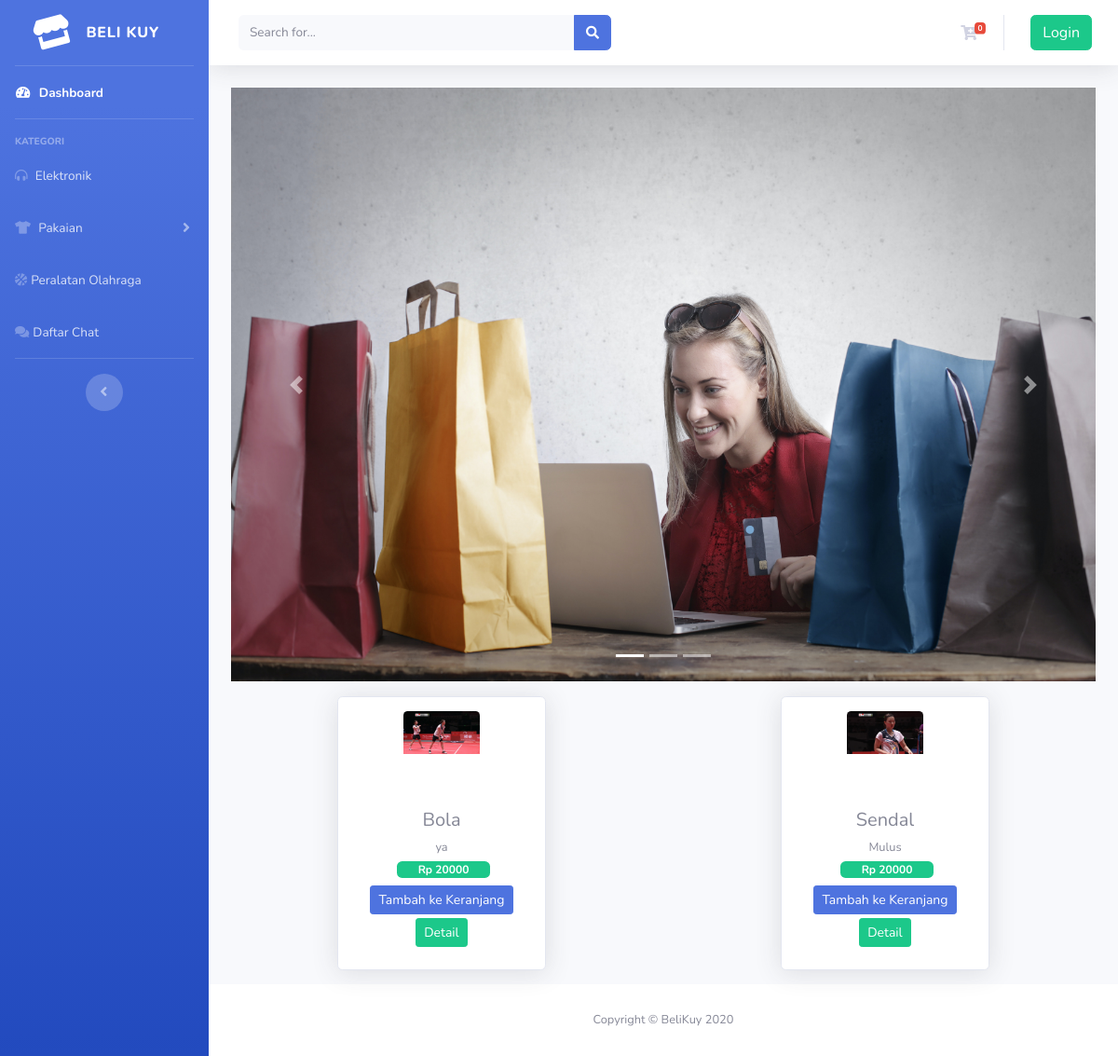
The page / on the database its author committed.
### tables this page shows
CREATE TABLE `tb_barang` (
  `id_brg` int(10) NOT NULL,
  `nama_brg` varchar(50) NOT NULL,
  `keterangan` varchar(50) NOT NULL,
  `kategori` text NOT NULL,
  `harga` int(9) NOT NULL,
  `stok` int(3) NOT NULL,
  `gambar_brg` text NOT NULL,
  `admin` int(255) NOT NULL
);

### application/controllers/Welcome.php (called while the page is built, shortened)
<?php
class Welcome extends CI_Controller {
	public function index()
	{
		$data['barang'] = $this->model_barang->tampil_data()->result();
		$this->load->view('templates/header');
		$this->load->view('templates/sidebar');
		$this->load->view('dashboard', $data);
		$this->load->view('templates/footer');
	}
}

### index.php (called while the page is built, shortened)
<?php
require_once BASEPATH.'core/CodeIgniter.php';

### application/models/Model_barang.php (called while the page is built, shortened)
<?php
    class Model_barang extends CI_Model
    {
        public function tampil_data()
        {
            $this->db->select("*");
            $this->db->from("tb_barang");
            $this->db->order_by("id_brg", "desc");
            $query = $this->db->get();
            return $query;
        }
    }
?>

### application/views/dashboard.php (the view, shortened to what this page needs)
    <div class="container-fluid">
        <div id="carouselExampleIndicators" class="carousel slide mb-3" data-ride="carousel">
            <ol class="carousel-indicators">
                <li data-target="#carouselExampleIndicators" data-slide-to="0" class="active"></li>
                <li data-target="#carouselExampleIndicators" data-slide-to="1"></li>
                <li data-target="#carouselExampleIndicators" data-slide-to="2"></li>
            </ol>
            <div class="carousel-inner">
                <div class="carousel-item active">
                <img src="./assets/img/slide1.jpg" class="d-block w-100" alt="...">
                </div>
            </div>
            <a class="carousel-control-prev" href="#carouselExampleIndicators" role="button" data-slide="prev">
                <span class="carousel-control-prev-icon" aria-hidden="true"></span>
            </a>
            <a class="carousel-control-next" href="#carouselExampleIndicators" role="button" data-slide="next">
                <span class="carousel-control-next-icon" aria-hidden="true"></span>
            </a>
        </div>
        <div class="row text-center card-jarak">
            <?php foreach ($barang as $brg) : ?>
            <div class="card shadow ml-3 mr-2 d-flex justify-content-center align-items-center  m-auto" style="width: 14rem;">
                <div class="wrapper-img"><img src=" <?php echo base_url().'/uploads/'.$brg->gambar_brg ?> " class="card-img-top" alt="..."></div>
                <div class="card-body card-tengah">
                    <h5 class="card-title mb-1"> <?php echo $brg->nama_brg ?> </h5>
                    <small> <?php echo $brg->keterangan ?> </small>
                    <br>
                    <span class="badge badge-success mb-2"> Rp <?php echo $brg->harga ?></span>
                    <?php echo anchor('dashboard/tambah_kk/'.$brg->id_brg, ' <div class="btn btn-sm btn-primary mb-1 btn-keranjang">Tambah ke Keranjang</div>')?>
                    <?php echo anchor('dashboard/detail/'.$brg->id_brg, ' <div class="btn btn-sm btn-success mb-1 btn-keranjang">Detail</div>')?>
                </div>
            </div>
            <?php endforeach; ?>
        </div>
    </div>
</div>

### assets/css/style.css (style rules this page uses)
.card-jarak .card { margin-bottom: 15px !important; }
.card-jarak .card .wrapper-img { width: 50%; height: 100px; padding: 10px; }
.card-jarak .card .wrapper-img img { width: 90%; margin-top: 5px; }
.card-body span.badge { width: 100px !important; margin-left: 4px; }
.carousel-item { height: 637px; }
.carousel-item img { height: 637px; }

### rows shown on the page
tb_barang: gambar_brg (picture), nama_brg "Bola", keterangan "ya", harga "20000", id_brg "Tambah ke Keranjang", id_brg "Detail"
tb_barang: gambar_brg (picture), nama_brg "Sendal", keterangan "Mulus", harga "20000", id_brg "Tambah ke Keranjang", id_brg "Detail"

### other values the page prints
$keranjang "0"
